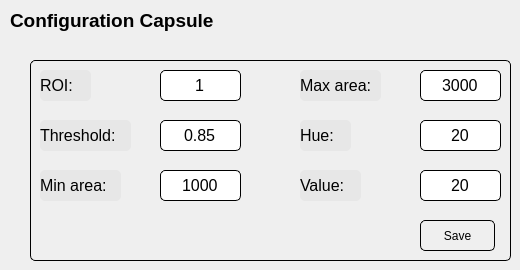
      <widget class="QWidget" name="page_2">
       <widget class="QLabel" name="label_10">
        <property name="geometry">
         <rect>
          <x>10</x>
          <y>0</y>
          <width>221</width>
          <height>41</height>
         </rect>
        </property>
        <property name="font">
         <font>
          <pointsize>14</pointsize>
          <bold>true</bold>
         </font>
        </property>
        <property name="styleSheet">
         <string notr="true">background-color: none;
color: rgb(0, 0, 0);
border: none;</string>
        </property>
        <property name="text">
         <string>Configuration Capsule</string>
        </property>
        <property name="alignment">
         <set>Qt::AlignLeading|Qt::AlignLeft|Qt::AlignVCenter</set>
        </property>
       </widget>
       <widget class="QWidget" name="widget_2" native="true">
        <property name="geometry">
         <rect>
          <x>30</x>
          <y>60</y>
          <width>481</width>
          <height>201</height>
         </rect>
        </property>
        <property name="styleSheet">
         <string notr="true">border-radius: 5px;
border: 0.5px solid rgb(0, 0, 0)</string>
        </property>
        <widget class="QLineEdit" name="Threshold_2">
         <property name="enabled">
          <bool>true</bool>
         </property>
         <property name="geometry">
          <rect>
           <x>130</x>
           <y>60</y>
           <width>81</width>
           <height>31</height>
          </rect>
         </property>
         <property name="font">
          <font>
           <pointsize>12</pointsize>
           <bold>false</bold>
          </font>
         </property>
         <property name="styleSheet">
          <string notr="true">border: 1px solid rgb(0, 0, 0);</string>
         </property>
         <property name="text">
          <string>0.85</string>
         </property>
         <property name="alignment">
          <set>Qt::AlignCenter</set>
         </property>
        </widget>
        <widget class="QLabel" name="label_22">
         <property name="geometry">
          <rect>
           <x>10</x>
           <y>60</y>
           <width>91</width>
           <height>31</height>
          </rect>
         </property>
         <property name="font">
          <font>
           <pointsize>12</pointsize>
           <bold>false</bold>
          </font>
         </property>
         <property name="styleSheet">
          <string notr="true">border: none;
background-color: #e7e7e7;
color: rgb(0, 0, 0);</string>
         </property>
         <property name="text">
          <string>Threshold:</string>
         </property>
        </widget>
        <widget class="QLineEdit" name="ROI_2">
         <property name="enabled">
          <bool>true</bool>
         </property>
         <property name="geometry">
          <rect>
           <x>130</x>
           <y>10</y>
           <width>81</width>
           <height>31</height>
          </rect>
         </property>
         <property name="font">
          <font>
           <pointsize>12</pointsize>
           <bold>false</bold>
          </font>
         </property>
         <property name="styleSheet">
          <string notr="true">border: 1px solid rgb(0, 0, 0);</string>
         </property>
         <property name="text">
          <string>1</string>
         </property>
         <property name="alignment">
          <set>Qt::AlignCenter</set>
         </property>
        </widget>
        <widget class="QLabel" name="label_26">
         <property name="geometry">
          <rect>
           <x>10</x>
           <y>10</y>
           <width>51</width>
           <height>31</height>
          </rect>
         </property>
         <property name="font">
          <font>
           <pointsize>12</pointsize>
           <bold>false</bold>
          </font>
         </property>
         <property name="styleSheet">
          <string notr="true">border: none;
background-color: #e7e7e7;
color: rgb(0, 0, 0);</string>
         </property>
         <property name="text">
          <string>ROI:</string>
         </property>
        </widget>
        <widget class="QPushButton" name="save2">
         <property name="geometry">
          <rect>
           <x>390</x>
           <y>160</y>
           <width>75</width>
           <height>31</height>
          </rect>
         </property>
         <property name="text">
          <string>Save</string>
         </property>
        </widget>
        <widget class="QLabel" name="label_28">
         <property name="geometry">
          <rect>
           <x>10</x>
           <y>110</y>
           <width>81</width>
           <height>31</height>
          </rect>
         </property>
         <property name="font">
          <font>
           <pointsize>12</pointsize>
           <bold>false</bold>
          </font>
         </property>
         <property name="styleSheet">
          <string notr="true">border: none;
background-color: #e7e7e7;
color: rgb(0, 0, 0);</string>
         </property>
         <property name="text">
          <string>Min area:</string>
         </property>
        </widget>
        <widget class="QLineEdit" name="min_area_2">
         <property name="enabled">
          <bool>true</bool>
         </property>
         <property name="geometry">
          <rect>
           <x>130</x>
           <y>110</y>
           <width>81</width>
           <height>31</height>
          </rect>
         </property>
         <property name="font">
          <font>
           <pointsize>12</pointsize>
           <bold>false</bold>
          </font>
         </property>
         <property name="styleSheet">
          <string notr="true">border: 1px solid rgb(0, 0, 0);</string>
         </property>
         <property name="text">
          <string>1000</string>
         </property>
         <property name="alignment">
          <set>Qt::AlignCenter</set>
         </property>
        </widget>
        <widget class="QLabel" name="label_29">
         <property name="geometry">
          <rect>
           <x>270</x>
           <y>10</y>
           <width>81</width>
           <height>31</height>
          </rect>
         </property>
         <property name="font">
          <font>
           <pointsize>12</pointsize>
           <bold>false</bold>
          </font>
         </property>
         <property name="styleSheet">
          <string notr="true">border: none;
background-color: #e7e7e7;
color: rgb(0, 0, 0);</string>
         </property>
         <property name="text">
          <string>Max area:</string>
         </property>
        </widget>
        <widget class="QLineEdit" name="max_area_2">
         <property name="enabled">
          <bool>true</bool>
         </property>
         <property name="geometry">
          <rect>
           <x>390</x>
           <y>10</y>
           <width>81</width>
           <height>31</height>
          </rect>
         </property>
         <property name="font">
          <font>
           <pointsize>12</pointsize>
           <bold>false</bold>
          </font>
         </property>
         <property name="styleSheet">
          <string notr="true">border: 1px solid rgb(0, 0, 0);</string>
         </property>
         <property name="text">
          <string>3000</string>
         </property>
         <property name="alignment">
          <set>Qt::AlignCenter</set>
         </property>
        </widget>
        <widget class="QLineEdit" name="hue">
         <property name="enabled">
          <bool>true</bool>
         </property>
         <property name="geometry">
          <rect>
           <x>390</x>
           <y>60</y>
           <width>81</width>
           <height>31</height>
          </rect>
         </property>
         <property name="font">
          <font>
           <pointsize>12</pointsize>
           <bold>false</bold>
          </font>
         </property>
         <property name="styleSheet">
          <string notr="true">border: 1px solid rgb(0, 0, 0);</string>
         </property>
         <property name="text">
          <string>20</string>
         </property>
         <property name="alignment">
          <set>Qt::AlignCenter</set>
         </property>
        </widget>
        <widget class="QLabel" name="label_35">
         <property name="geometry">
          <rect>
           <x>270</x>
           <y>110</y>
           <width>61</width>
           <height>31</height>
          </rect>
         </property>
         <property name="font">
          <font>
           <pointsize>12</pointsize>
           <bold>false</bold>
          </font>
         </property>
         <property name="styleSheet">
          <string notr="true">border: none;
background-color: #e7e7e7;
color: rgb(0, 0, 0);</string>
         </property>
         <property name="text">
          <string>Value:</string>
         </property>
        </widget>
        <widget class="QLineEdit" name="value">
         <property name="enabled">
          <bool>true</bool>
         </property>
         <property name="geometry">
          <rect>
           <x>390</x>
           <y>110</y>
           <width>81</width>
           <height>31</height>
          </rect>
         </property>
         <property name="font">
          <font>
           <pointsize>12</pointsize>
           <bold>false</bold>
          </font>
         </property>
         <property name="styleSheet">
          <string notr="true">border: 1px solid rgb(0, 0, 0);</string>
         </property>
         <property name="text">
          <string>20</string>
         </property>
         <property name="alignment">
          <set>Qt::AlignCenter</set>
         </property>
        </widget>
        <widget class="QLabel" name="label_36">
         <property name="geometry">
          <rect>
           <x>270</x>
           <y>60</y>
           <width>51</width>
           <height>31</height>
          </rect>
         </property>
         <property name="font">
          <font>
           <pointsize>12</pointsize>
           <bold>false</bold>
          </font>
         </property>
         <property name="styleSheet">
          <string notr="true">border: none;
background-color: #e7e7e7;
color: rgb(0, 0, 0);</string>
         </property>
         <property name="text">
          <string>Hue:</string>
         </property>
        </widget>
       </widget>
      </widget>
